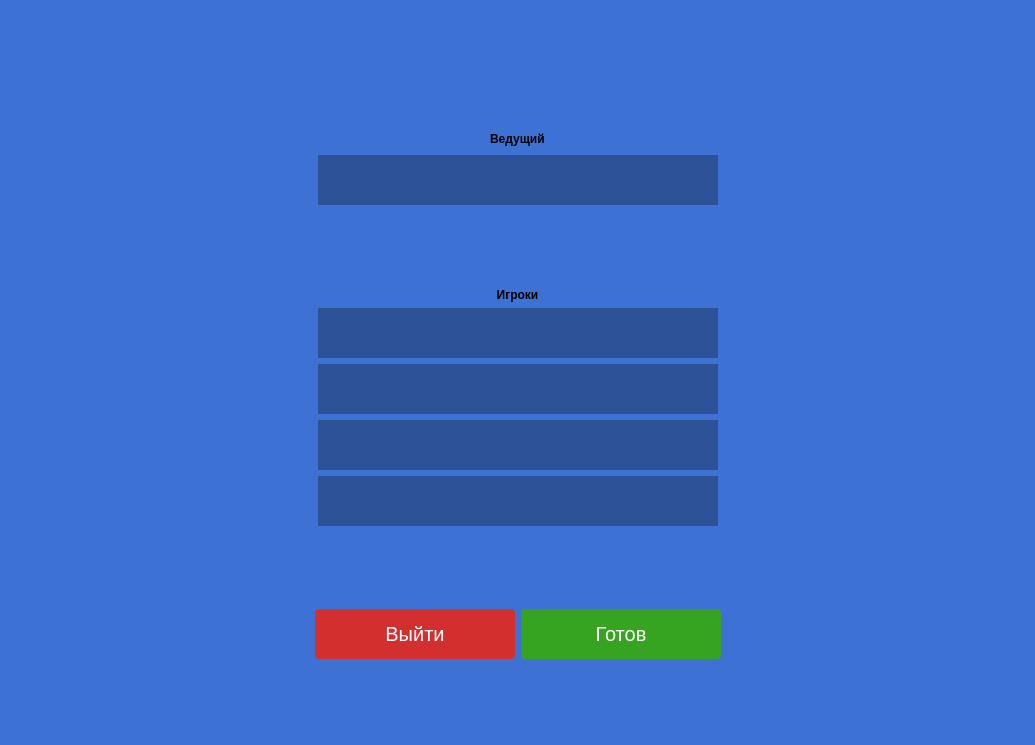
<?xml version="1.0" encoding="UTF-8"?>
<ui version="4.0">
 <class>LobbyWindow</class>
 <widget class="QMainWindow" name="LobbyWindow">
  <property name="geometry">
   <rect>
    <x>0</x>
    <y>0</y>
    <width>1035</width>
    <height>745</height>
   </rect>
  </property>
  <property name="windowTitle">
   <string>Своя Игра</string>
  </property>
  <property name="styleSheet">
   <string notr="true">background-color: #3D72D4;</string>
  </property>
  <widget class="QWidget" name="centralwidget">
   <layout class="QVBoxLayout" name="verticalLayout">
    <item>
     <widget class="QLabel" name="logoLabel">
      <property name="font">
       <font>
        <pointsize>24</pointsize>
        <bold>true</bold>
       </font>
      </property>
      <property name="text">
       <string/>
      </property>
      <property name="pixmap">
       <pixmap resource="res.qrc">:/res/Logo.png</pixmap>
      </property>
      <property name="alignment">
       <set>Qt::AlignmentFlag::AlignCenter</set>
      </property>
     </widget>
    </item>
    <item>
     <spacer name="verticalSpacer_1">
      <property name="orientation">
       <enum>Qt::Orientation::Vertical</enum>
      </property>
      <property name="sizeHint" stdset="0">
       <size>
        <width>20</width>
        <height>40</height>
       </size>
      </property>
     </spacer>
    </item>
    <item>
     <layout class="QHBoxLayout" name="hostLayout">
      <item>
       <spacer name="horizontalSpacer_1">
        <property name="orientation">
         <enum>Qt::Orientation::Horizontal</enum>
        </property>
        <property name="sizeHint" stdset="0">
         <size>
          <width>40</width>
          <height>20</height>
         </size>
        </property>
       </spacer>
      </item>
      <item>
       <widget class="QLabel" name="hostTitleLabel">
        <property name="font">
         <font>
          <bold>true</bold>
         </font>
        </property>
        <property name="text">
         <string>Ведущий</string>
        </property>
       </widget>
      </item>
      <item>
       <spacer name="horizontalSpacer_3">
        <property name="orientation">
         <enum>Qt::Orientation::Horizontal</enum>
        </property>
        <property name="sizeHint" stdset="0">
         <size>
          <width>40</width>
          <height>20</height>
         </size>
        </property>
       </spacer>
      </item>
     </layout>
    </item>
    <item>
     <layout class="QHBoxLayout" name="horizontalLayout_5">
      <item>
       <spacer name="horizontalSpacer_10">
        <property name="orientation">
         <enum>Qt::Orientation::Horizontal</enum>
        </property>
        <property name="sizeHint" stdset="0">
         <size>
          <width>40</width>
          <height>20</height>
         </size>
        </property>
       </spacer>
      </item>
      <item>
       <widget class="QLabel" name="HostNickname">
        <property name="sizePolicy">
         <sizepolicy hsizetype="Minimum" vsizetype="Minimum">
          <horstretch>0</horstretch>
          <verstretch>0</verstretch>
         </sizepolicy>
        </property>
        <property name="minimumSize">
         <size>
          <width>400</width>
          <height>50</height>
         </size>
        </property>
        <property name="styleSheet">
         <string notr="true">background-color: #2D5297;
color: white;
font-size: 18px;
font-weight: normal;</string>
        </property>
        <property name="text">
         <string/>
        </property>
        <property name="alignment">
         <set>Qt::AlignmentFlag::AlignCenter</set>
        </property>
       </widget>
      </item>
      <item>
       <spacer name="horizontalSpacer_11">
        <property name="orientation">
         <enum>Qt::Orientation::Horizontal</enum>
        </property>
        <property name="sizeHint" stdset="0">
         <size>
          <width>40</width>
          <height>20</height>
         </size>
        </property>
       </spacer>
      </item>
     </layout>
    </item>
    <item>
     <spacer name="verticalSpacer_2">
      <property name="orientation">
       <enum>Qt::Orientation::Vertical</enum>
      </property>
      <property name="sizeHint" stdset="0">
       <size>
        <width>20</width>
        <height>30</height>
       </size>
      </property>
     </spacer>
    </item>
    <item>
     <widget class="QLabel" name="playersTitleLabel">
      <property name="font">
       <font>
        <bold>true</bold>
       </font>
      </property>
      <property name="text">
       <string>Игроки</string>
      </property>
      <property name="alignment">
       <set>Qt::AlignmentFlag::AlignCenter</set>
      </property>
     </widget>
    </item>
    <item>
     <layout class="QHBoxLayout" name="horizontalLayout">
      <item>
       <spacer name="horizontalSpacer">
        <property name="orientation">
         <enum>Qt::Orientation::Horizontal</enum>
        </property>
        <property name="sizeHint" stdset="0">
         <size>
          <width>40</width>
          <height>20</height>
         </size>
        </property>
       </spacer>
      </item>
      <item>
       <widget class="QLabel" name="Player1">
        <property name="sizePolicy">
         <sizepolicy hsizetype="Minimum" vsizetype="Minimum">
          <horstretch>0</horstretch>
          <verstretch>0</verstretch>
         </sizepolicy>
        </property>
        <property name="minimumSize">
         <size>
          <width>400</width>
          <height>50</height>
         </size>
        </property>
        <property name="styleSheet">
         <string notr="true">background-color: #2D5297;
color: white;
font-size: 18px;
font-weight: normal;</string>
        </property>
        <property name="text">
         <string/>
        </property>
        <property name="alignment">
         <set>Qt::AlignmentFlag::AlignCenter</set>
        </property>
       </widget>
      </item>
      <item>
       <spacer name="horizontalSpacer_2">
        <property name="orientation">
         <enum>Qt::Orientation::Horizontal</enum>
        </property>
        <property name="sizeHint" stdset="0">
         <size>
          <width>40</width>
          <height>20</height>
         </size>
        </property>
       </spacer>
      </item>
     </layout>
    </item>
    <item>
     <layout class="QHBoxLayout" name="horizontalLayout_2">
      <item>
       <spacer name="horizontalSpacer_4">
        <property name="orientation">
         <enum>Qt::Orientation::Horizontal</enum>
        </property>
        <property name="sizeHint" stdset="0">
         <size>
          <width>40</width>
          <height>20</height>
         </size>
        </property>
       </spacer>
      </item>
      <item>
       <widget class="QLabel" name="Player2">
        <property name="sizePolicy">
         <sizepolicy hsizetype="Minimum" vsizetype="Minimum">
          <horstretch>0</horstretch>
          <verstretch>0</verstretch>
         </sizepolicy>
        </property>
        <property name="minimumSize">
         <size>
          <width>400</width>
          <height>50</height>
         </size>
        </property>
        <property name="styleSheet">
         <string notr="true">background-color: #2D5297;
color: white;
font-size: 18px;
font-weight: normal;</string>
        </property>
        <property name="text">
         <string/>
        </property>
        <property name="alignment">
         <set>Qt::AlignmentFlag::AlignCenter</set>
        </property>
       </widget>
      </item>
      <item>
       <spacer name="horizontalSpacer_5">
        <property name="orientation">
         <enum>Qt::Orientation::Horizontal</enum>
        </property>
        <property name="sizeHint" stdset="0">
         <size>
          <width>40</width>
          <height>20</height>
         </size>
        </property>
       </spacer>
      </item>
     </layout>
    </item>
    <item>
     <layout class="QHBoxLayout" name="horizontalLayout_3">
      <item>
       <spacer name="horizontalSpacer_6">
        <property name="orientation">
         <enum>Qt::Orientation::Horizontal</enum>
        </property>
        <property name="sizeHint" stdset="0">
         <size>
          <width>40</width>
          <height>20</height>
         </size>
        </property>
       </spacer>
      </item>
      <item>
       <widget class="QLabel" name="Player3">
        <property name="sizePolicy">
         <sizepolicy hsizetype="Minimum" vsizetype="Minimum">
          <horstretch>0</horstretch>
          <verstretch>0</verstretch>
         </sizepolicy>
        </property>
        <property name="minimumSize">
         <size>
          <width>400</width>
          <height>50</height>
         </size>
        </property>
        <property name="styleSheet">
         <string notr="true">background-color: #2D5297;
color: white;
font-size: 18px;
font-weight: normal;</string>
        </property>
        <property name="text">
         <string/>
        </property>
        <property name="alignment">
         <set>Qt::AlignmentFlag::AlignCenter</set>
        </property>
       </widget>
      </item>
      <item>
       <spacer name="horizontalSpacer_7">
        <property name="orientation">
         <enum>Qt::Orientation::Horizontal</enum>
        </property>
        <property name="sizeHint" stdset="0">
         <size>
          <width>40</width>
          <height>20</height>
         </size>
        </property>
       </spacer>
      </item>
     </layout>
    </item>
    <item>
     <layout class="QHBoxLayout" name="horizontalLayout_4">
      <item>
       <spacer name="horizontalSpacer_8">
        <property name="orientation">
         <enum>Qt::Orientation::Horizontal</enum>
        </property>
        <property name="sizeHint" stdset="0">
         <size>
          <width>40</width>
          <height>20</height>
         </size>
        </property>
       </spacer>
      </item>
      <item>
       <widget class="QLabel" name="Player4">
        <property name="sizePolicy">
         <sizepolicy hsizetype="Minimum" vsizetype="Minimum">
          <horstretch>0</horstretch>
          <verstretch>0</verstretch>
         </sizepolicy>
        </property>
        <property name="minimumSize">
         <size>
          <width>400</width>
          <height>50</height>
         </size>
        </property>
        <property name="styleSheet">
         <string notr="true">background-color: #2D5297;
color: white;
font-size: 18px;
font-weight: normal;</string>
        </property>
        <property name="text">
         <string/>
        </property>
        <property name="alignment">
         <set>Qt::AlignmentFlag::AlignCenter</set>
        </property>
       </widget>
      </item>
      <item>
       <spacer name="horizontalSpacer_9">
        <property name="orientation">
         <enum>Qt::Orientation::Horizontal</enum>
        </property>
        <property name="sizeHint" stdset="0">
         <size>
          <width>40</width>
          <height>20</height>
         </size>
        </property>
       </spacer>
      </item>
     </layout>
    </item>
    <item>
     <spacer name="verticalSpacer_3">
      <property name="orientation">
       <enum>Qt::Orientation::Vertical</enum>
      </property>
      <property name="sizeHint" stdset="0">
       <size>
        <width>20</width>
        <height>20</height>
       </size>
      </property>
     </spacer>
    </item>
    <item>
     <layout class="QHBoxLayout" name="horizontalLayout_7">
      <item>
       <spacer name="horizontalSpacer_12">
        <property name="orientation">
         <enum>Qt::Orientation::Horizontal</enum>
        </property>
        <property name="sizeHint" stdset="0">
         <size>
          <width>40</width>
          <height>20</height>
         </size>
        </property>
       </spacer>
      </item>
      <item>
       <widget class="QPushButton" name="exitButton">
        <property name="minimumSize">
         <size>
          <width>200</width>
          <height>50</height>
         </size>
        </property>
        <property name="styleSheet">
         <string notr="true">QPushButton {
    background-color: #D32F2F;
    color: white;
    font-size: 20px;
    border: none;
    border-radius: 4px;
    padding: 8px;
}

QPushButton:hover {
    background-color: #B71C1C;
}

QPushButton:pressed {
    background-color: #9A0007;
}</string>
        </property>
        <property name="text">
         <string>Выйти</string>
        </property>
       </widget>
      </item>
      <item>
       <widget class="QPushButton" name="readyButton">
        <property name="minimumSize">
         <size>
          <width>200</width>
          <height>50</height>
         </size>
        </property>
        <property name="font">
         <font>
          <pointsize>-1</pointsize>
         </font>
        </property>
        <property name="styleSheet">
         <string notr="true">QPushButton {
    background-color: #36A420;
    color: white;
    font-size: 20px;
    border: none;
    border-radius: 4px;
    padding: 8px;
}

QPushButton:hover {
    background-color: #2e8c1b;
}

QPushButton:pressed {
    background-color: #267317;
}</string>
        </property>
        <property name="text">
         <string>Готов</string>
        </property>
       </widget>
      </item>
      <item>
       <spacer name="horizontalSpacer_13">
        <property name="orientation">
         <enum>Qt::Orientation::Horizontal</enum>
        </property>
        <property name="sizeHint" stdset="0">
         <size>
          <width>40</width>
          <height>20</height>
         </size>
        </property>
       </spacer>
      </item>
     </layout>
    </item>
    <item>
     <spacer name="verticalSpacer_4">
      <property name="orientation">
       <enum>Qt::Orientation::Vertical</enum>
      </property>
      <property name="sizeHint" stdset="0">
       <size>
        <width>20</width>
        <height>20</height>
       </size>
      </property>
     </spacer>
    </item>
   </layout>
  </widget>
 </widget>
 <resources>
  <include location="res.qrc"/>
 </resources>
 <connections/>
</ui>
